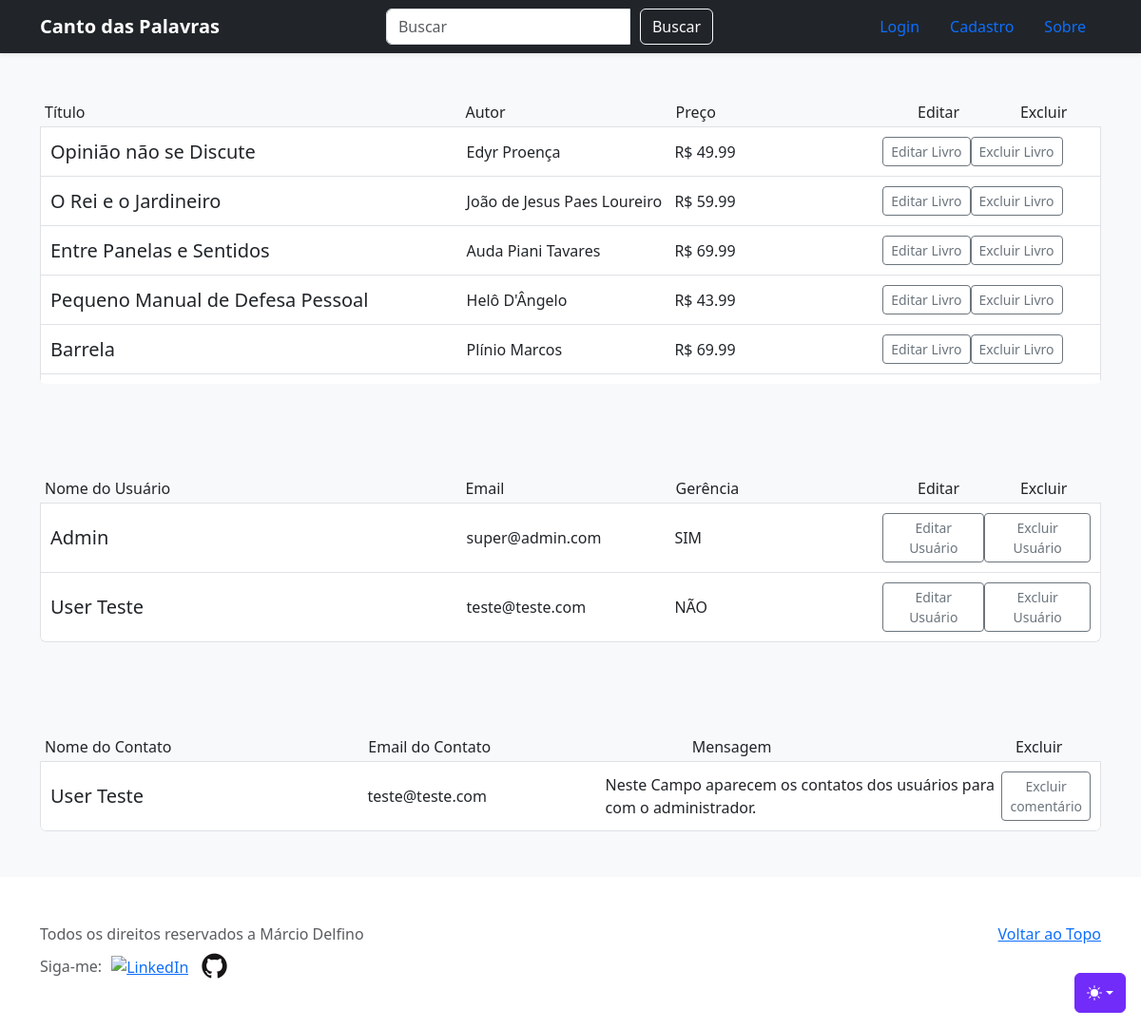
Screenshot of /gerencia/admin.php with the database file from the repository.
### tables this page shows
CREATE TABLE `livros` (
  `idlivro` int(11) NOT NULL,
  `nomelivro` varchar(255) NOT NULL,
  `nomeautor` varchar(255) NOT NULL,
  `descricao` text NOT NULL,
  `preco` decimal(7,2) NOT NULL,
  `tema` varchar(255) NOT NULL,
  `imagem` varchar(500) NOT NULL
);

CREATE TABLE `usuarios` (
  `idusuario` int(11) NOT NULL,
  `nomeusuario` varchar(255) NOT NULL,
  `email` varchar(255) NOT NULL,
  `senha` varchar(255) NOT NULL,
  `gerente` int(1) NOT NULL DEFAULT 0
);

CREATE TABLE `contatos` (
  `idcontato` int(11) NOT NULL,
  `nomecontato` varchar(255) NOT NULL,
  `emailcontato` varchar(255) NOT NULL,
  `mensagem` text NOT NULL
);

### gerencia/admin.php (the view, shortened to what this page needs)
<?php
require_once('../src/conexao-bd.php');
$sql = 'SELECT idlivro, nomelivro, nomeautor, descricao, preco, tema, imagem FROM livros';
$livros = $pdo->query($sql, null);
$sql2 = 'SELECT idusuario, nomeusuario, email, gerente FROM usuarios';
$usuarios = $pdo->query($sql2, null);
$sql3 = 'SELECT idcontato, nomecontato, emailcontato, mensagem FROM contatos';
$contatos = $pdo->query($sql3, null);
?>
<?php include '../shared/header.php'; ?>
<main>
  <section>
    <div class="album py-5 bg-body-tertiary">
        <div class="container">
            <div class="row">
                <div class="col">
                    <div class="list-group" style="max-height: 300px; overflow-y: auto;">
                        <div style="display: flex; align-items: center; padding: 5px;">
                            <h6 style="flex: 4; margin-bottom: 0;">Título</h6>
                            <h6 style="flex: 2; margin-bottom: 0;">Autor</h6>
                            <h6 style="flex: 2; margin-bottom: 0;">Preço</h6>
                            <h6 style="flex: 1; margin-bottom: 0; text-align: center;">Editar</h6>
                            <h6 style="flex: 1; margin-bottom: 0; text-align: center;">Excluir</h6>
                        </div>
                        <?php foreach($livros as $livro): ?>
                            <div class="list-group-item" style="display: flex; align-items: center; padding: 10px;">
                                <h5 style="flex: 2; margin-bottom: 0;"><?= $livro["nomelivro"]; ?></h5>
                                <p style="flex: 1; margin-bottom: 0;"><?= $livro["nomeautor"]; ?></p>
                                <p style="flex: 1; margin-bottom: 0;"><?= "R$ " . $livro["preco"]; ?></p>
                                <div class="btn-group" style="flex: 1;">
                                  <a href="editarlivro.php?id=<?= $livro['idlivro']; ?>" method="get">
                                    <button type="button" class="btn btn-sm btn-outline-secondary">Editar Livro</button>
                                  </a>
                                  <a href="excluirlivrobd.php?id=<?= $livro['idlivro']; ?>">
                                    <button type="button" class="btn btn-sm btn-outline-secondary">Excluir Livro</button>
                                  </a>
                                </div>
                            </div>
                        <?php endforeach ?>
                    </div>
                </div>
            </div>
        </div>
    </div>
  </section>
  <section>
    <div class="album py-5 bg-body-tertiary">
        <div class="container">
            <div class="row">
                <div class="col">
                    <div class="list-group" style="max-height: 300px; overflow-y: auto;">
                        <div style="display: flex; align-items: center; padding: 5px;">
                            <h6 style="flex: 4; margin-bottom: 0;">Nome do Usuário</h6>
                            <h6 style="flex: 2; margin-bottom: 0;">Email</h6>
                            <h6 style="flex: 2; margin-bottom: 0;">Gerência</h6>
                            <h6 style="flex: 1; margin-bottom: 0; text-align: center;">Editar</h6>
                            <h6 style="flex: 1; margin-bottom: 0; text-align: center;">Excluir</h6>
                        </div>
                        <?php foreach($usuarios as $usuario): ?>
                            <div class="list-group-item" style="display: flex; align-items: center; padding: 10px;">
                                <h5 style="flex: 2; margin-bottom: 0;"><?= $usuario["nomeusuario"]; ?></h5>
                                <p style="flex: 1; margin-bottom: 0;"><?= $usuario["email"]; ?></p>
                                <p style="flex: 1; margin-bottom: 0;"><?= $usuario["gerente"] == 1 ? 'SIM' : 'NÃO'; ?></p>
                                <div class="btn-group" style="flex: 1;">
                                  <a href="editarusuario.php?id=<?= $usuario['idusuario']; ?>" method="get" >
                                    <button type="button" class="btn btn-sm btn-outline-secondary">Editar Usuário</button>
                                  </a>
                                  <a href="excluirusuariobd.php?id=<?= $usuario['idusuario']; ?>">
                                    <button type="button" class="btn btn-sm btn-outline-secondary">Excluir Usuário</button>
                                  </a>
                                </div>
                            </div>
                        <?php endforeach ?>
                    </div>
                </div>
            </div>
        </div>
    </div>
  </section>
  <section>
    <div class="album py-5 bg-body-tertiary">
        <div class="container">
            <div class="row">
                <div class="col">
                    <div class="list-group" style="max-height: 300px; overflow-y: auto;">
                        <div style="display: flex; align-items: center; padding: 5px;">
                            <h6 style="flex: 4; margin-bottom: 0;">Nome do Contato</h6>
                            <h6 style="flex: 4; margin-bottom: 0;">Email do Contato</h6>
                            <h6 style="flex: 4; margin-bottom: 0;">Mensagem</h6>
                            <h6 style="flex: 1; margin-bottom: 0;">Excluir</h6>
                        </div>
                        <?php foreach($contatos as $contato): ?>
                            <div class="list-group-item" style="display: flex; align-items: center; padding: 10px;">
                                <h5 style="flex: 4; margin-bottom: 0;"><?= $contato["nomecontato"]; ?></h5>
                                <p style="flex: 3; margin-bottom: 0;"><?= $contato["emailcontato"]; ?></p>
                                <p style="flex: 5; margin-bottom: 0;"><?= $contato["mensagem"]; ?></p>
                                <div class="btn-group" style="flex: 1;">
                                  <a href="excluircomentariobd.php?id=<?= $contato['idcontato']; ?>">
                                    <button type="button" class="btn btn-sm btn-outline-secondary">Excluir comentário</button>
                                  </a>
                                </div>
                            </div>
                        <?php endforeach ?>
                    </div>
                </div>
            </div>
        </div>
    </div>
  </section>
</main>
<?php include '../shared/footer.php'; ?>

### rows the page displays
livros: nomelivro "Opinião não se Discute", nomeautor "Edyr Proença", preco "49.99"
livros: nomelivro "O Rei e o Jardineiro", nomeautor "João de Jesus Paes Loureiro", preco "59.99"
livros: nomelivro "Entre Panelas e Sentidos", nomeautor "Auda Piani Tavares", preco "69.99"
livros: nomelivro "Pequeno Manual de Defesa Pessoal", nomeautor "Helô D'Ângelo", preco "43.99"
livros: nomelivro "Barrela", nomeautor "Plínio Marcos", preco "69.99"
usuarios: nomeusuario "Admin", email "super@admin.com", gerente "SIM"
usuarios: nomeusuario "User Teste", email "teste@teste.com", gerente "NÃO"
contatos: nomecontato "User Teste", emailcontato "teste@teste.com", mensagem "Neste Campo aparecem os contatos dos usuários para com o administrador."
